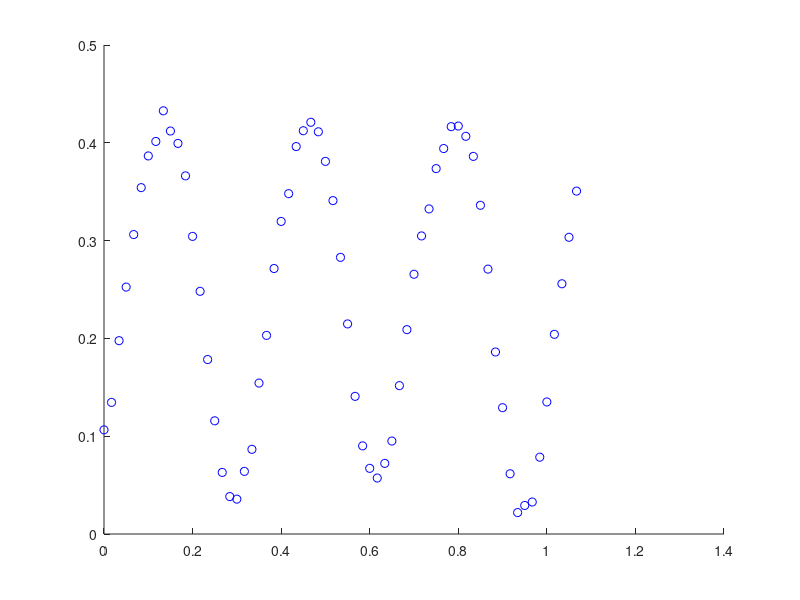

Reproduce this figure in MATLAB. (Note: this script raises an error after producing the figure.)
clc;close all;
A=[
0.000	0.332561728	0.377434922	0.19	0.233510477
0.017	0.369290123	0.416187759	0.22	0.214229514
0.033	0.412345679	0.43798415	0.22	0.176525738
0.050	0.444135802	0.44062389	0.20	0.124205104
0.067	0.467438272	0.423840513	0.15	0.062549049
0.083	0.464506173	0.389328194	0.08	-0.002218641
0.100	0.444907407	0.340570733	0.03	-0.06356008
0.117	0.400462963	0.282489885	-0.04	-0.11528324
0.133	0.355401235	0.220948542	-0.08	-0.152166997
0.150	0.283179012	0.162158911	-0.13	-0.17048817
0.167	0.207407407	0.112055432	-0.16	-0.168397354
0.183	0.139814815	0.075695732	-0.17	-0.146105602
0.200	0.065277778	0.056750091	-0.18	-0.105863126
0.217	0.035648148	0.057130952	-0.16	-0.051732148
0.233	0.01867284	0.076799869	-0.11	0.010823155
0.250	0.024228395	0.113771389	-0.06	0.075488223
0.267	0.052006173	0.164313474	-0.01	0.135735529
0.283	0.11095679	0.22332422	0.06	0.185483489
0.300	0.175462963	0.28484687	0.14	0.219710365
0.317	0.241820988	0.342671101	0.19	0.23496117
0.333	0.308024691	0.390959928	0.23	0.229696433
0.350	0.352469136	0.424838898	0.23	0.204447596
0.367	0.394753086	0.440888146	0.21	0.161763368
0.383	0.419290123	0.437487603	0.15	0.10595245
0.400	0.42962963	0.414980531	0.10	0.0426486
0.417	0.416975309	0.375638876	0.04	-0.021758062
0.433	0.39382716	0.323433929	-0.02	-0.080766092
0.450	0.3375	0.263635445	-0.07	-0.128419006
0.467	0.283796296	0.202279703	-0.11	-0.159906545
0.483	0.189351852	0.145560174	-0.16	-0.172050241
0.500	0.111111111	0.099202333	-0.19	-0.163624267
0.517	0.088271605	0.067885709	-0.15	-0.135479171
0.533	0.057098765	0.054771517	-0.11	-0.090456021
0.550	0.06558642	0.061183552	-0.07	-0.033099617
0.567	0.077932099	0.086474557	-0.01	0.030800276
0.583	0.110030864	0.128091569	0.05	0.09479337
0.600	0.18117284	0.181833613	0.10	0.15241997
0.617	0.240432099	0.242275773	0.17	0.197863036
0.633	0.308179012	0.303316797	0.21	0.226535382
0.650	0.347067901	0.358794982	0.24	0.235542715
0.667	0.394907407	0.403110158	0.22	0.223975802
0.683	0.427623457	0.431788989	0.18	0.193002251
0.700	0.445833333	0.441936531	0.14	0.145748643
0.717	0.47191358	0.432528454	0.08	0.086984931
0.733	0.445524691	0.404514443	0.02	0.022642936
0.750	0.421604938	0.360722333	-0.02	-0.040782426
0.767	0.364660494	0.305572662	-0.08	-0.096888768
0.783	0.29845679	0.244632435	-0.12	-0.140012511
0.800	0.233487654	0.184053183	-0.15	-0.165800589
0.817	0.166975309	0.129949995	-0.17	-0.171649859
0.833	0.088425926	0.087784243	-0.17	-0.156969874
0.850	0.055864198	0.061812293	-0.14	-0.123242486
0.867	0.047067901	0.054655847	-0.09	-0.073872259
0.883	0.05617284	0.067037303	-0.03	-0.013842804
0.900	0.080864198	0.097706832	0.03	0.050786288
0.917	0.141049383	0.143568539	0.09	0.11349112
0.933	0.2	0.199992978	0.17	0.167942038
0.950	0.263888889	0.261284461	0.22	0.20864257
0.967	0.297530864	0.321256001	0.24	0.231484255
0.983	0.340895062	0.373853853	0.25	0.23416137
1.000	0.384722222	0.413768599	0.23	0.216403678
1.017	0.416666667	0.4369711	0.19	0.180003704
1.033	0.434104938	0.441119209	0.15	0.128635795
1.050	0.416203704	0.425794203	0.07	0.067485214
1.067	0.397530864	0.392543042	0.01	0.002724724
1.083	0.354320988	0.34472222	-0.06	-0.059108517
1.100	0.294753086	0.287158945	-0.10	-0.111772836
1.117	0.221604938	0.225663864	-0.13	-0.149952104
1.133	0.157561728	0.166444513	-0.15	-0.169792368
1.150	0.095833333	0.115478709	-0.15	-0.16929088
1.167	0.059567901	0.077911126	-0.12	-0.14849826
1.183	0.044598765	0.057533973	-0.08	-0.109513392
1.200	0.049845679	0.056404193	-0.03	-0.056271551
1.217	0.075617284	0.074635831	0.03	0.005852839
1.233	0.126851852	0.110388518	0.08	0.070588715
1.250	0.200617284	0.160053249	0.16	0.131401403
1.267	0.256635802	0.218616685	0.21	0.182152249
1.283	0.297067901	0.280167219	0.24	0.217718277
1.300	0.336419753	0.338491716	0.25	0.234509323
1.317	0.375617284	0.38770269	0.22	0.230830438
1.333	0.407407407	0.422832606	0.19	0.207052983
1.350	0.423765432	0.440335322	0.12	0.165577139
1.367	0.411419753	0.438444051	0.07	0.110589629
1.383	0.391049383	0.417349703	0.00	0.047641094
1.400	0.336728395	0.37918162	-0.07	-0.016914214
1.417	0.283796296	0.327792627	-0.11	-0.076559846
1.433	0.227314815	0.268370115	-0.14	-0.125274955
1.450	0.149382716	0.206912409	-0.18	-0.158142061
1.467	0.095833333	0.149623274	-0.19	-0.171843439
1.483	0.044598765	0.102285683	-0.18	-0.164996021
1.500	0.031944444	0.069678065	-0.13	-0.138291011
1.517	0.041049383	0.055091952	-0.07	-0.09442411
1.533	0.076388889	0.059999719	-0.02	-0.037823402
1.550	0.125462963	0.083905958	0.06	0.025797631
1.567	0.185493827	0.124397486	0.14	0.09001685
1.583	0.252469136	0.177386942	0.20	0.148351735
1.600	0.302469136	0.237525376	0.25	0.194913749
1.617	0.335802469	0.298742197	0.25	0.225002753
1.633	0.368981481	0.354857955	0.24	0.235581454
1.650	0.410802469	0.400208122	0.22	0.225581999
1.667	0.43595679	0.430214887	0.17	0.19601377
1.683	0.435030864	0.441849258	0.11	0.149861491
1.700	0.434876543	0.433936819	0.05	0.091783941
1.717	0.413425926	0.407276281	-0.02	0.027643679
1.733	0.368981481	0.364558855	-0.06	-0.036084743
1.750	0.304783951	0.310096594	-0.12	-0.092968346
1.767	0.241512346	0.249387116	-0.16	-0.137265092
1.783	0.151388889	0.188558657	-0.19	-0.164503508
1.800	0.097376543	0.133751464	-0.19	-0.171934047
1.817	0.041820988	0.090497973	-0.16	-0.158806645
1.833	0.02345679	0.06316435	-0.11	-0.126446428
1.850	0.02191358	0.054509749	-0.06	-0.078119956
1.867	0.057407407	0.065407798	0.00	-0.018705478
1.883	0.1125	0.094758408	0.06	0.045799493
1.900	0.161419753	0.139598822	0.14	0.10888359
1.917	0.241666667	0.195402684	0.22	0.164178874
1.933	0.295833333	0.256536951	0.28	0.206103638
1.950	0.34212963	0.316830506	0.30	0.230425845
1.967	0.372993827	0.3701971	0.29	0.234690322
1.983	0.400462963	0.411249713	0.25	0.218466597
2.000	0.426388889	0.435844346	0.20	0.183392352
2.017	0.445679012	0.441498326	0.13	0.13300811
2.033	0.433179012	0.427640921	0.06	0.072399838
2.050	0.400308642	0.395670948	0.00	0.007685556
2.067	0.356944444	0.348815571	-0.05	-0.05460224
2.083	0.309259259	0.291804544	-0.09	-0.108175994
2.100	0.2375	0.230392766	-0.13	-0.147627777
2.117	0.191512346	0.170779366	-0.14	-0.168975181
2.133	0.134722222	0.118981937	-0.15	-0.170063321
2.150	0.099228395	0.080229101	-0.12	-0.150782358
2.167	0.085493827	0.05843271	-0.07	-0.113078582
2.183	0.101080247	0.05579297	-0.03	-0.060757949
2.200	0.131944444	0.072576347	0.03	0.000898106
2.217	0.170524691	0.107088665	0.08	0.065665796
2.233	0.225617284	0.155846127	0.15	0.127007236
2.250	0.3	0.213926975	0.21	0.178730396
2.267	0.339197531	0.275468317	0.25	0.215614153
2.283	0.386111111	0.334257948	0.27	0.233935326
2.300	0.425462963	0.384361427	0.26	0.231844509
2.317	0.448148148	0.420721127	0.22	0.209552758
2.333	0.465740741	0.439666768	0.15	0.169310282
2.350	0.455092593	0.439285907	0.09	0.115179303
2.367	0.437191358	0.419616991	0.03	0.052624
2.383	0.415895062	0.38264547	-0.03	-0.012041068
2.400	0.368981481	0.332103386	-0.06	-0.072288373
2.417	0.310493827	0.273092639	-0.11	-0.122036334
2.433	0.237037037	0.21156999	-0.14	-0.156263209
2.450	0.161882716	0.153745758	-0.16	-0.171514015
2.467	0.11558642	0.105456932	-0.16	-0.166249278
2.483	0.074537037	0.071577962	-0.13	-0.14100044
2.500	0.073611111	0.055528713	-0.08	-0.098316212
2.517	0.08132716	0.058929257	-0.03	-0.042505294
2.533	0.106481481	0.081436329	0.01	0.020798556
2.550	0.134567901	0.120777983	0.05	0.085205218
2.567	0.197685185	0.172982931	0.11	0.144213248
2.583	0.252469136	0.232781414	0.18	0.191866162
2.600	0.30617284	0.294137156	0.23	0.2233537
2.617	0.354166667	0.350856686	0.24	0.235497397
2.633	0.386574074	0.397214527	0.23	0.227071423
2.650	0.401388889	0.42853115	0.19	0.198926326
2.667	0.432716049	0.441645342	0.13	0.153903176
2.683	0.412037037	0.435233308	0.06	0.096546773
2.700	0.399382716	0.409942302	0.01	0.03264688
2.717	0.366203704	0.368325291	-0.05	-0.031346214
2.733	0.304320988	0.314583246	-0.10	-0.088972814
2.750	0.248148148	0.254141086	-0.14	-0.134415881
2.767	0.178395062	0.193100063	-0.17	-0.163088226
2.783	0.115740741	0.137621878	-0.17	-0.172095559
2.800	0.062962963	0.093306702	-0.16	-0.160528647
2.817	0.038271605	0.06462787	-0.11	-0.129555095
2.833	0.035648148	0.054480328	-0.06	-0.082301488
2.850	0.06404321	0.063888406	0.00	-0.023537775
2.867	0.086574074	0.091902417	0.04	0.04080422
2.883	0.154320988	0.135694526	0.11	0.104229581
2.900	0.20308642	0.190844198	0.17	0.160335923
2.917	0.271450617	0.251784424	0.23	0.203459667
2.933	0.319598765	0.312363677	0.25	0.229247745
2.950	0.347993827	0.366466865	0.25	0.235097015
2.967	0.396141975	0.408632616	0.23	0.22041703
2.983	0.412345679	0.434604567	0.17	0.186689641
3.000	0.420987654	0.441761013	0.11	0.137319414
3.017	0.411265432	0.429379557	0.03	0.077289959
3.033	0.381018519	0.398710028	-0.03	0.012660868
3.050	0.340895062	0.35284832	-0.08	-0.050043964
3.067	0.28287037	0.296423881	-0.12	-0.104494883
3.083	0.214814815	0.235132399	-0.16	-0.145195415
3.100	0.140740741	0.175160859	-0.18	-0.168037099
3.117	0.090123457	0.122563006	-0.18	-0.170714215
3.133	0.06712963	0.08264826	-0.13	-0.152956522
3.150	0.057253086	0.05944576	-0.08	-0.116556549
3.167	0.072222222	0.05529765	-0.02	-0.06518864
3.183	0.095061728	0.070622657	0.04	-0.004038059
3.200	0.151697531	0.103873818	0.11	0.060722432
3.217	0.208950617	0.151694639	0.17	0.122555673
3.233	0.26558642	0.209257914	0.23	0.175219991
3.250	0.304783951	0.270752996	0.25	0.21339926
3.267	0.332407407	0.329972347	0.25	0.233239524
3.283	0.373611111	0.380938151	0.23	0.232738035
3.300	0.394135802	0.418505733	0.19	0.211945415
3.317	0.416512346	0.438882887	0.13	0.172960548
3.333	0.41712963	0.440012666	0.08	0.119718706
3.350	0.406635802	0.421781029	0.02	0.057594316
3.367	0.386111111	0.386028341	-0.04	-0.00714156
3.383	0.336111111	0.33636361	-0.08	-0.067954248
3.400	0.270833333	0.277800175	-0.13	-0.118705093
3.417	0.186111111	0.216249641	-0.17	-0.154271121
3.433	0.129166667	0.157925143	-0.19	-0.171062168
3.450	0.061574074	0.108714169	-0.18	-0.167383283
3.467	0.02191358	0.073584253	-0.13	-0.143605827
3.483	0.029166667	0.056081537	-0.07	-0.102129983
3.500	0.032716049	0.057972809	-0.04	-0.047142474
3.517	0.078549383	0.079067156	0.03	0.015806062
3.533	0.135030864	0.11723524	0.09	0.080361369
3.550	0.204166667	0.168624233	0.15	0.140007001
3.567	0.255864198	0.228046745	0.21	0.18872211
3.583	0.303395062	0.289504451	0.24	0.221589216
3.600	0.350617284	0.346793586	0.25	0.235290594
3.617	0.397839506	0.394131176	0.24	0.228443176
3.633	0.418981481	0.426738794	0.22	0.201738166
3.650	0.435802469	0.441324907	0.16	0.157871265
3.667	0.427006173	0.43641714	0.09	0.101270557
3.683	0.395216049	0.412510901	0.03	0.037649524
3.700	0.358950617	0.372019373	-0.04	-0.026569695
3.717	0.302623457	0.319029918	-0.09	-0.08490458
3.733	0.227006173	0.258891483	-0.14	-0.131466593
3.750	0.15787037	0.197674663	-0.18	-0.161555598
3.767	0.088425926	0.141558905	-0.19	-0.172134299
3.783	0.04058642	0.096208738	-0.17	-0.162134844
3.800	0.010648148	0.066201973	-0.14	-0.132566614
3.817	0.006944444	0.054567602	-0.10	-0.086414335
3.833	0.029320988	0.062480041	-0.04	-0.028336785
3.850	0.073611111	0.089140579	0.02	0.035803476
3.867	0.153549383	0.131858005	0.08	0.099531898
3.883	0.200462963	0.186320266	0.15	0.156415501
3.900	0.271759259	0.247029744	0.21	0.200712248
3.917	0.318364198	0.307858202	0.25	0.227950663
3.933	0.364351852	0.362665396	0.25	0.235381203
3.950	0.401080247	0.405918886	0.23	0.2222538
3.967	0.421141975	0.43325251	0.19	0.189893584
3.983	0.432098765	0.441907111	0.13	0.141567111
4.000	0.422993827	0.431009062	0.07	0.082152633
4.017	0.399382716	0.401658452	0.01	0.017647662
4.033	0.362808642	0.356818038	-0.06	-0.045436434
4.050	0.289197531	0.301014175	-0.12	-0.100731718
4.067	0.22191358	0.239879909	-0.16	-0.142656483
4.083	0.147376543	0.179586353	-0.19	-0.16697869
4.100	0.081018519	0.12621976	-0.19	-0.171243167
4.117	0.031481481	0.085167147	-0.18	-0.155019442
4.133	0.007716049	0.060572514	-0.14	-0.119945197
4.150	0.006635802	0.054918533	-0.09	-0.069560954
4.167	0.024845679	0.068775938	-0.04	-0.008952682
4.183	0.055555556	0.100745912	0.00	0.055761599
4.200	0.115432099	0.147601288	0.06	0.118049396
4.217	0.188580247	0.204612316	0.12	0.17162315
4.233	0.243518519	0.266024094	0.18	0.211074932
4.250	0.293518519	0.325637494	0.22	0.232422336
4.267	0.346759259	0.377434922	0.24	0.233510477
4.283	0.402160494	0.416187759	0.25	0.214229514
4.300	0.4375	0.43798415	0.22	0.176525738
4.317	0.459259259	0.44062389	0.17	0.124205104
4.333	0.459876543	0.423840513	0.11	0.062549049
4.350	0.449382716	0.389328194	0.06	-0.002218641
4.367	0.422839506	0.340570733	-0.01	-0.06356008
4.383	0.381790123	0.282489885	-0.05	-0.11528324
4.400	0.317592593	0.220948542	-0.10	-0.152166997
4.417	0.239506173	0.162158911	-0.15	-0.17048817
4.433	0.160030864	0.112055432	-0.16	-0.168397354
4.450	0.111728395	0.075695732	-0.15	-0.146105602
4.467	0.077777778	0.056750091	-0.12	-0.105863126
4.483	0.069598765	0.057130952	-0.07	-0.051732148
4.500	0.072993827	0.076799869	-0.02	0.010823155
4.517	0.098765432	0.113771389	0.02	0.075488223
4.533	0.141049383	0.164313474	0.07	0.135735529
4.550	0.199691358	0.22332422	0.12	0.185483489
4.567	0.252314815	0.28484687	0.17	0.219710365
4.583	0.306635802	0.342671101	0.21	0.23496117
4.600	0.35154321	0.390959928	0.22	0.229696433
4.617	0.391666667	0.424838898	0.20	0.204447596
4.633	0.418518519	0.440888146	0.17	0.161763368
4.650	0.434722222	0.437487603	0.11	0.10595245
4.667	0.44845679	0.414980531	0.07	0.0426486
4.683	0.429783951	0.375638876	0.01	-0.021758062
4.700	0.403240741	0.323433929	-0.03	-0.080766092
4.717	0.345061728	0.263635445	-0.08	-0.128419006
4.733	0.275925926	0.202279703	-0.12	-0.159906545
4.750	0.2	0.145560174	-0.14	-0.172050241
4.767	0.128703704	0.099202333	-0.15	-0.163624267
4.783	0.092901235	0.067885709	-0.14	-0.135479171
4.800	0.05632716	0.054771517	-0.11	-0.090456021
4.817	0.056944444	0.061183552	-0.08	-0.033099617
4.833	0.075462963	0.086474557	-0.03	0.030800276
4.850	0.113271605	0.128091569	0.02	0.09479337
4.867	0.147067901	0.181833613	0.07	0.15241997
4.883	0.206790123	0.242275773	0.13	0.197863036
4.900	0.269907407	0.303316797	0.18	0.226535382
4.917	0.313734568	0.358794982	0.22	0.235542715
4.933	0.358641975	0.403110158	0.22	0.223975802
4.950	0.399845679	0.431788989	0.20	0.193002251
4.967	0.433796296	0.441936531	0.17	0.145748643
4.983	0.44367284	0.432528454	0.12	0.086984931
5.000	0.44845679	0.404514443	0.07	0.022642936
5.017	0.430709877	0.360722333	0.02	-0.040782426
5.033	0.385802469	0.305572662	-0.03	-0.096888768
5.050	0.317438272	0.244632435	-0.09	-0.140012511
5.067	0.251388889	0.184053183	-0.12	-0.165800589
5.083	0.166049383	0.129949995	-0.15	-0.171649859
5.100	0.109722222	0.087784243	-0.16	-0.156969874
5.117	0.052006173	0.061812293	-0.15	-0.123242486
5.133	0.003858025	0.054655847	-0.13	-0.073872259
5.150	-0.00154321	0.067037303	-0.10	-0.013842804
5.167	0.00617284	0.097706832	-0.05	0.050786288
5.183	0.041820988	0.143568539	0.00	0.11349112
5.200	0.101851852	0.199992978	0.05	0.167942038
5.217	0.172993827	0.261284461	0.12	0.20864257
5.233	0.250925926	0.321256001	0.18	0.231484255
5.250	0.305246914	0.373853853	0.22	0.23416137
5.267	0.35154321	0.413768599	0.22	0.216403678
5.283	0.391358025	0.4369711	0.21	0.180003704
5.300	0.420987654	0.441119209	0.18	0.128635795
5.317	0.447685185	0.425794203	0.14	0.067485214
5.333	0.457561728	0.392543042	0.08	0.002724724
5.350	0.446450617	0.34472222	0.03	-0.059108517
5.367	0.427469136	0.287158945	-0.02	-0.111772836
5.383	0.392746914	0.225663864	-0.06	-0.149952104
5.400	0.330555556	0.166444513	-0.11	-0.169792368
5.417	0.271450617	0.115478709	-0.14	-0.16929088
5.433	0.207407407	0.077911126	-0.16	-0.14849826
5.450	0.158024691	0.057533973	-0.17	-0.109513392
5.467	0.11558642	0.056404193	-0.16	-0.056271551
5.483	0.100462963	0.074635831	-0.13	0.005852839
			];

figure
% subplot(2,1,1)
% hold all
% plot(A(:,1),A(:,2),'o')
% plot(A(:,1),A(:,3))
% xlabel("t/s")
% ylabel("\theta_1(t)")
% 
% subplot(2,1,2)
hold all
index=[153:217];
% index=1:300;
A(index,1)=A(index,1)-A(index(1),1);

h=plot(A(index,1),A(index,2),'bo');
h.MarkerSize=4;
 h.MarkerFaceColor='blue';
plot(A(index,1),A(index,3),'b','LineWidth',2)
ave1=mean(A(index,2));
SS_tot_1=sum((A(index,2)-ave1).^2);
SS_res_1=sum((A(index,3)-A(index,2)).^2);
R2_1=1-SS_res_1/SS_tot_1

h=plot(A(index,1),A(index,4),'ro');
h.MarkerSize=4;
h.MarkerFaceColor='red';
plot(A(index,1),A(index,5),'r','LineWidth',2)
ave2=mean(A(index,4));
SS_tot_2=sum((A(index,4)-ave1).^2);
SS_res_2=sum((A(index,5)-A(index,4)).^2);
R2_2=1-SS_res_2/SS_tot_2

% plot([4.5,4.5],[-0.2,0.5],'k--')
% xlim([0,5.5])
xlabel("t/s")
ylabel("\theta_i /rad")
% ylabel("\theta_1(t), \theta_2(t)")
% lgd=legend("\theta_1 FFT","\theta_1 Exp","\theta_2 FFT ","\theta_2 Exp");
% lgd.Location='northeast';
set(gca,'fontsize', 18)
saveas(gcf,"FFT.fig")
saveas(gcf,"JPEGs\FFT.jpg")
saveas(gcf,"SVGs\FFT.svg")


%%

B1=[1	0.367
2	0.367
2	0.358
4	0.354
4	0.346
1	0.350
2	0.350
2	0.367
2	0.342
2	0.325
3	0.344
3	0.339
2	0.342
2	0.358
17	0.326
3	0.317
5	0.337];
B2=[1	0.400
1	0.367
2	0.375
2	0.375
2	0.350
8	0.344
2	0.350
2	0.367
3	0.361
7	0.348
4	0.346
9	0.344
25	0.287
2	0.367
2	0.333
25	0.281];
B3=[6	0.411111111
3	0.411111111
2	0.416666667
3	0.455555556
3	0.433333333
4	0.466666667
9	0.381481481
8	0.470833333
3	0.388888889
32	0.328125];
B4=[3	0.422222222
7	0.419047619
2	0.433333333
8	0.425
2	0.416666667
4	0.4
3	0.422222222
4	0.425
];
B5=[7	0.433333333
6	0.455555556
];
B6=[3	0.344444444
];
figure
hold all
h=plot(B1(:,1),1./B1(:,2),'o');
h.MarkerSize=4;
h.MarkerFaceColor=h.Color;
h2=plot(B2(:,1),1./B2(:,2),'o');
h2.MarkerSize=4;
h2.MarkerFaceColor=h2.Color;
h2=plot(B6(:,1),1./B6(:,2),'s');
h2.MarkerSize=4;
h2.MarkerFaceColor=h2.Color;
h2=plot(B3(:,1),1./B3(:,2),'d');
h2.MarkerSize=4;
h2.MarkerFaceColor=h2.Color;
h2=plot(B4(:,1),1./B4(:,2),'^');
h2.MarkerSize=4;
h2.MarkerFaceColor=h2.Color;
h2=plot(B5(:,1),1./B5(:,2),'v');
h2.MarkerSize=4;
h2.MarkerFaceColor=h2.Color;

l=legend('Pin Xin (1 serving)','Pin Xin (3 servings)','Ru Yi','Xiao Chuan Er','Ma La Xiang Guo','Da Rong He');
l.Location='southeast';
l.FontSize=14;
ylim([0,4.0])
xlabel('Consecutive Cycles')
ylabel('Frequency/Hz')
set(gca,'fontsize', 18)
saveas(gcf,"Freq.fig")
saveas(gcf,"JPEGs\Freq.jpg")
saveas(gcf,"SVGs\Freq.svg")